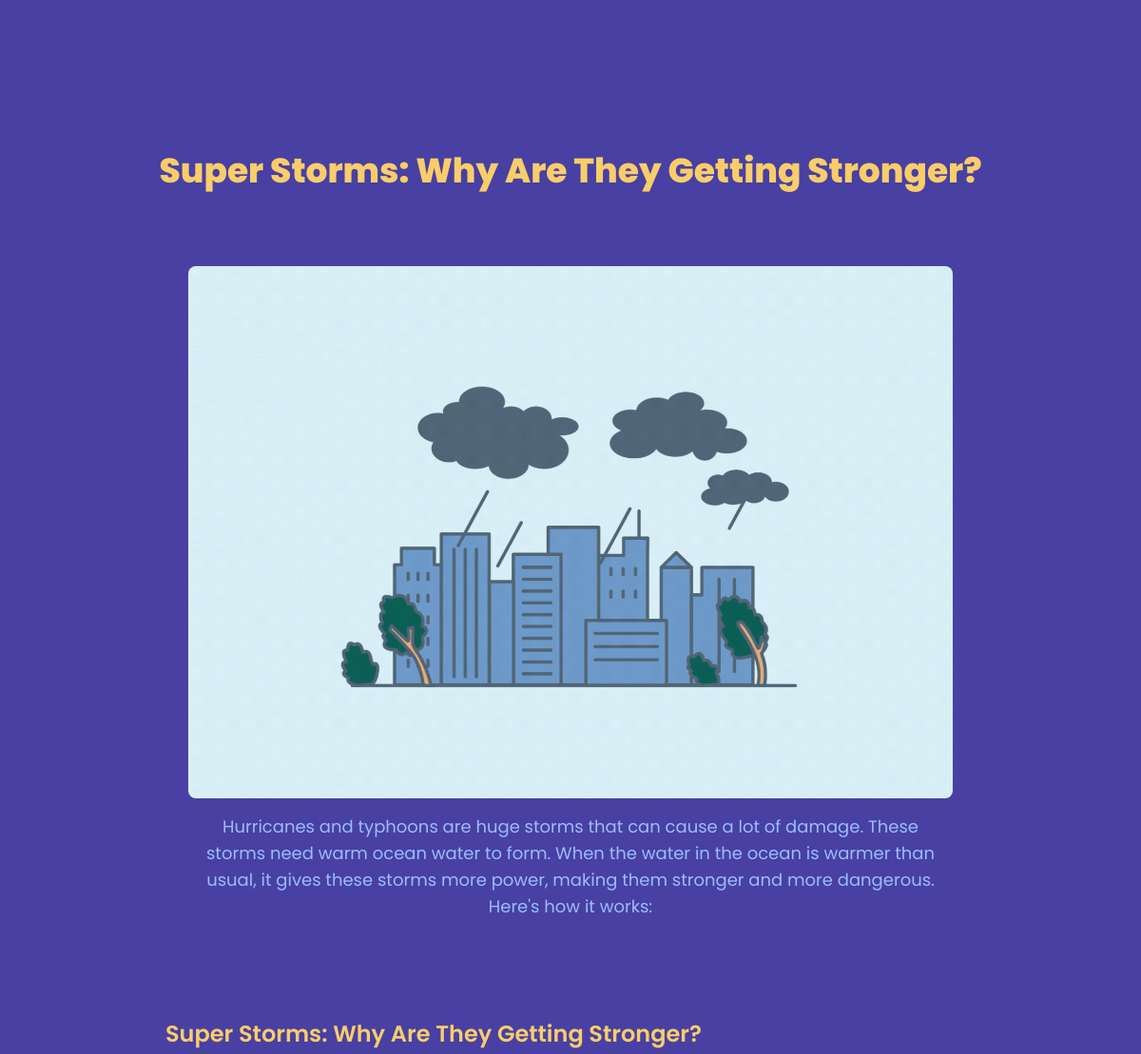
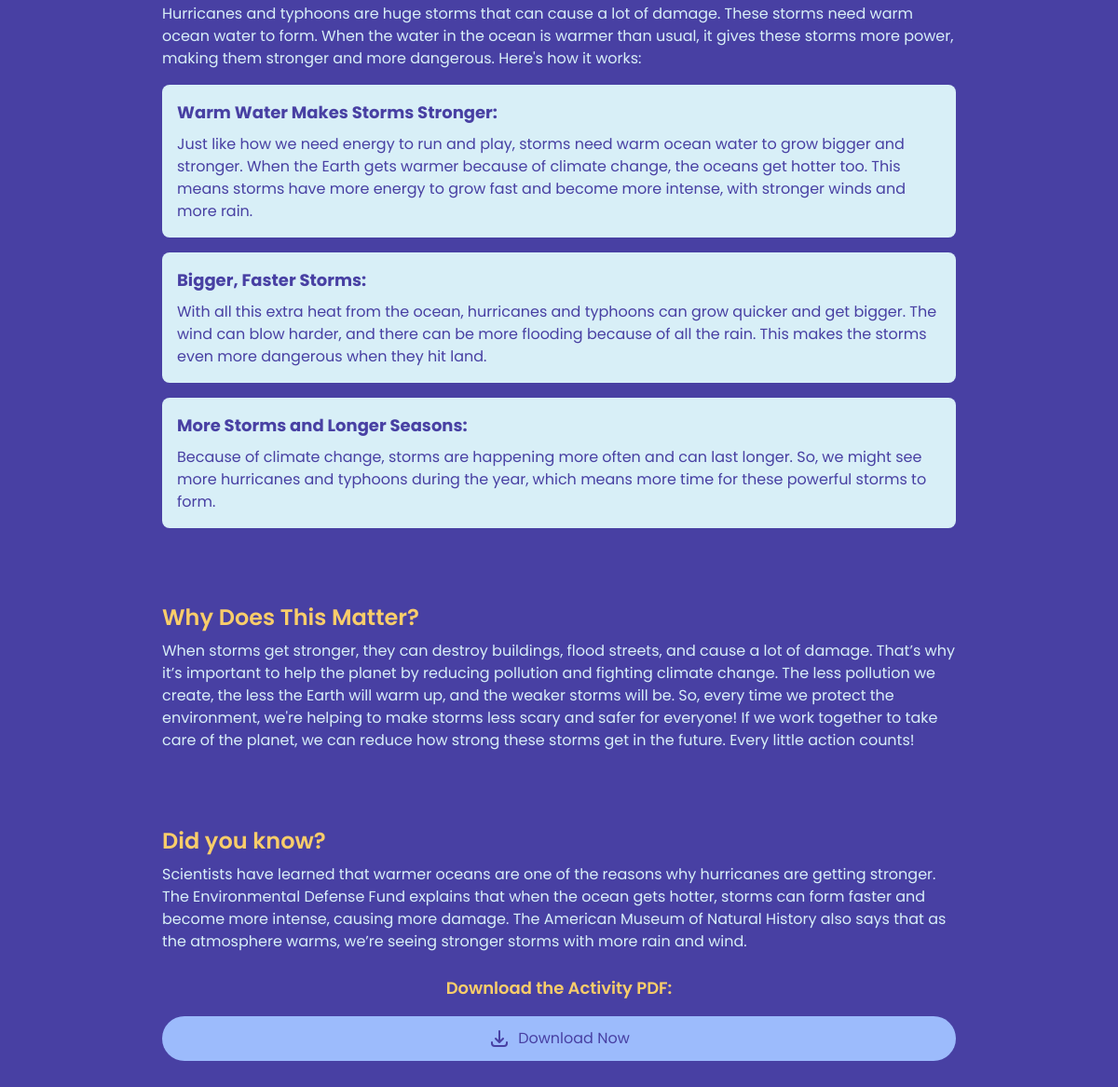
/articles/wild-weather-and-changing-climates/subtopics/2/, run on the app's committed database (2 pictures, top to bottom).
### myapp/models.py (models this page shows, shortened)
class Subtopic(models.Model):
    article = models.ForeignKey(Article, on_delete=models.CASCADE, related_name='subtopics')
    title = models.CharField(max_length=255)
    description = models.TextField(blank=True, null=True)
    image = models.ImageField(upload_to='subtopics/images/', blank=True, null=True)  # Add image field

class Activity(models.Model):
    subtopic = models.ForeignKey(Subtopic, on_delete=models.CASCADE, related_name='activities')
    title = models.CharField(max_length=255)
    description = models.TextField(blank=True, null=True)

class ActivityContent(models.Model):
    ACTIVITY_TYPES = [
        ('game', 'Game'),
        ('quiz', 'Quiz'),
        ('discussion', 'Discussion'),
    ]
    activity = models.ForeignKey(Activity, on_delete=models.CASCADE, related_name='contents')
    activity_type = models.CharField(max_length=50, choices=ACTIVITY_TYPES, default='game')
    title = models.CharField(max_length=255)
    content = RichTextField()
    image = models.ImageField(upload_to='activities/images/', blank=True, null=True)

### myapp/views.py (the view)
def subtopic_detail(request, article_slug, subtopic_id):
    article = get_object_or_404(Article, slug=article_slug)
    subtopic = get_object_or_404(Subtopic, id=subtopic_id, article=article)
    activities = subtopic.activities.all()
    return render(request, 'subtopic_detail.html', {
        'article': article,
        'subtopic': subtopic,
        'activities': activities
    })

### myapp/templates/subtopic_detail.html
{% extends 'base.html' %} {% block content %}
<div class="flex flex-col items-center py-10 md:py-20">
  <section class="w-full h-full flex flex-col items-center justify-center">
    <h2
      class="text-3xl sm:text-4xl font-extrabold text-[#F9CD6A] pt-20 mb-8 text-center"
    >
      {{ subtopic.title }}
    </h2>
    <div
      class="flex flex-col items-center justify-center w-full md:w-3/4 md:p-8"
    >
      <div class="rounded-md p-4">
        <img
          src="{{ subtopic.image.url }}"
          alt="{{ subtopic.title }}"
          class="w-full h-[35rem] object-cover rounded-lg"
        />
        <p class="text-lg text-center text-[#9CBBFC] mt-4 px-4">
          {{ subtopic.description }}
        </p>
      </div>
    </div>
    {% for activity in activities %}
    <div class="mt-8 p-6 w-full md:w-3/4">
      <h3 class="text-2xl font-semibold text-[#F9CD6A]">
        {{ activity.title }}
      </h3>
      <p class="text-[#D8EFF7] mt-2">{{ activity.description }}</p>
      {% for content in activity.contents.all %}
      <div class="content-block mt-4 p-4 bg-[#D8EFF7] rounded-lg">
        <p class="text-lg font-bold text-[#4840A3]">{{ content.title }}</p>
        <div class="mt-2 text-[#4840A3]">
          {% if content.activity_type == 'game' %}
          <div class="game-content">{{ content.content|safe }}</div>
          {% else %}
          <div>{{ content.content|safe }}</div>
          {% endif %}
        </div>
      </div>
      {% endfor %}
      {% if activity.pdfs.exists %}
      <div class="mt-6 text-center">
        <p class="text-lg font-semibold text-[#F9CD6A] mb-4">
          Download the Activity PDF:
        </p>
        <a
          href="{{ activity.pdfs.first.pdf_file.url }}"
          class="inline-block bg-[#9CBBFC] text-[#4840A3] py-3 px-6 rounded-full hover:bg-[#F9CD6A] hover:text-[#4840A3] transition duration-300 flex items-center justify-center transform hover:scale-100"
        >
          <svg
            xmlns="http://www.w3.org/2000/svg"
            class="h-6 w-6 mr-2"
            fill="none"
            viewBox="0 0 24 24"
            stroke="currentColor"
          >
            <path
              stroke-linecap="round"
              stroke-linejoin="round"
              stroke-width="2"
              d="M4 16v1a3 3 0 003 3h10a3 3 0 003-3v-1m-4-4l-4 4m0 0l-4-4m4 4V4"
            />
          </svg>
          Download Now
        </a>
      </div>
      {% endif %}
    </div>
    {% endfor %}
  </section>
</div>
{% endblock %}

### myapp/static/style.css (style rules this page uses)
body { font-family: 'Poppins', sans-serif; }

### data on the page
Subtopic: title "Super Storms: Why Are They Getting Stronger?", image (picture), description "Hurricanes and typhoons are huge storms that can cause a lot of damage. These storms need warm ocean water to form. When the water in the ocean is warmer than usual, it gives these storms more power, making them stronger and more dangerous. Here's how it works:"
Activity: title "Super Storms: Why Are They Getting Stronger?", description "Hurricanes and typhoons are huge storms that can cause a lot of damage. These storms need warm ocean water to form. When the water in the ocean is warmer than usual, it gives these storms more power, making them stronger and more dangerous. Here's how it works:"
ActivityContent: title "Warm Water Makes Storms Stronger:", content "Just like how we need energy to run and play, storms need warm ocean water to grow bigger and stronger. When the Earth gets warmer because of climate change, the oceans get hotter too. This means storms have more energy to grow fast and become more intense, with stronger winds and more rain."
ActivityContent: title "Bigger, Faster Storms:", content "With all this extra heat from the ocean, hurricanes and typhoons can grow quicker and get bigger. The wind can blow harder, and there can be more flooding because of all the rain. This makes the storms even more dangerous when they hit land."
ActivityContent: title "More Storms and Longer Seasons:", content "Because of climate change, storms are happening more often and can last longer. So, we might see more hurricanes and typhoons during the year, which means more time for these powerful storms to form."
Activity: title "Why Does This Matter?", description "When storms get stronger, they can destroy buildings, flood streets, and cause a lot of damage. That’s why it’s important to help the planet by reducing pollution and fighting climate change. The less pollution we create, the less the Earth will warm up, and the weaker storms will be. So, every time we protect the environment, we're helping to make storms less scary and safer for everyone! If we work together to take care of the planet, we can reduce how strong these storms get in the future. Every little action counts!"
Activity: title "Did you know?", description "Scientists have learned that warmer oceans are one of the reasons why hurricanes are getting stronger. The Environmental Defense Fund explains that when the ocean gets hotter, storms can form faster and become more intense, causing more damage. The American Museum of Natural History also says that as the atmosphere warms, we’re seeing stronger storms with more rain and wind."
